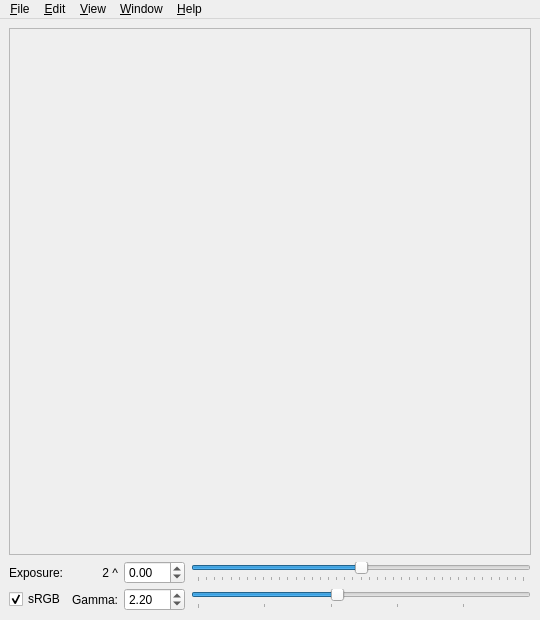
<?xml version="1.0" encoding="UTF-8"?>
<ui version="4.0">
 <class>MainWindow</class>
 <widget class="QMainWindow" name="MainWindow">
  <property name="geometry">
   <rect>
    <x>0</x>
    <y>0</y>
    <width>540</width>
    <height>620</height>
   </rect>
  </property>
  <property name="windowTitle">
   <string>QT4Image</string>
  </property>
  <property name="windowIcon">
   <iconset resource="../res/icons.qrc">
    <normaloff>:/icons/app-48x48.png</normaloff>:/icons/app-48x48.png</iconset>
  </property>
  <widget class="QWidget" name="centralwidget">
   <layout class="QVBoxLayout">
    <item>
     <widget class="QScrollArea" name="imgScrollFrame">
      <property name="frameShape">
       <enum>QFrame::StyledPanel</enum>
      </property>
      <property name="frameShadow">
       <enum>QFrame::Plain</enum>
      </property>
     </widget>
    </item>
    <item>
     <layout class="QGridLayout">
      <property name="horizontalSpacing">
       <number>6</number>
      </property>
      <property name="verticalSpacing">
       <number>4</number>
      </property>
      <item row="0" column="3">
       <widget class="QLabel" name="exponentLabel">
        <property name="layoutDirection">
         <enum>Qt::LeftToRight</enum>
        </property>
        <property name="text">
         <string>2 ^</string>
        </property>
        <property name="alignment">
         <set>Qt::AlignRight|Qt::AlignTrailing|Qt::AlignVCenter</set>
        </property>
       </widget>
      </item>
      <item row="0" column="5">
       <widget class="QSlider" name="exposureSlider">
        <property name="minimum">
         <number>-1000</number>
        </property>
        <property name="maximum">
         <number>1000</number>
        </property>
        <property name="singleStep">
         <number>5</number>
        </property>
        <property name="pageStep">
         <number>50</number>
        </property>
        <property name="orientation">
         <enum>Qt::Horizontal</enum>
        </property>
        <property name="tickPosition">
         <enum>QSlider::TicksBelow</enum>
        </property>
        <property name="tickInterval">
         <number>50</number>
        </property>
       </widget>
      </item>
      <item row="0" column="4">
       <widget class="QDoubleSpinBox" name="exposureSpinBox">
        <property name="accelerated">
         <bool>true</bool>
        </property>
        <property name="correctionMode">
         <enum>QAbstractSpinBox::CorrectToNearestValue</enum>
        </property>
        <property name="prefix">
         <string/>
        </property>
        <property name="suffix">
         <string/>
        </property>
        <property name="minimum">
         <double>-20.000000000000000</double>
        </property>
        <property name="maximum">
         <double>20.000000000000000</double>
        </property>
        <property name="singleStep">
         <double>0.020000000000000</double>
        </property>
       </widget>
      </item>
      <item row="1" column="4">
       <widget class="QDoubleSpinBox" name="gammaSpinBox">
        <property name="enabled">
         <bool>true</bool>
        </property>
        <property name="correctionMode">
         <enum>QAbstractSpinBox::CorrectToNearestValue</enum>
        </property>
        <property name="minimum">
         <double>0.100000000000000</double>
        </property>
        <property name="maximum">
         <double>5.000000000000000</double>
        </property>
        <property name="singleStep">
         <double>0.050000000000000</double>
        </property>
        <property name="value">
         <double>2.200000000000000</double>
        </property>
       </widget>
      </item>
      <item row="1" column="5">
       <widget class="QSlider" name="gammaSlider">
        <property name="enabled">
         <bool>true</bool>
        </property>
        <property name="minimum">
         <number>5</number>
        </property>
        <property name="maximum">
         <number>250</number>
        </property>
        <property name="singleStep">
         <number>5</number>
        </property>
        <property name="pageStep">
         <number>5</number>
        </property>
        <property name="value">
         <number>110</number>
        </property>
        <property name="orientation">
         <enum>Qt::Horizontal</enum>
        </property>
        <property name="tickPosition">
         <enum>QSlider::TicksBelow</enum>
        </property>
        <property name="tickInterval">
         <number>50</number>
        </property>
       </widget>
      </item>
      <item row="1" column="3">
       <widget class="QLabel" name="gammaLabel">
        <property name="enabled">
         <bool>true</bool>
        </property>
        <property name="layoutDirection">
         <enum>Qt::LeftToRight</enum>
        </property>
        <property name="text">
         <string>Gamma:</string>
        </property>
        <property name="alignment">
         <set>Qt::AlignRight|Qt::AlignTrailing|Qt::AlignVCenter</set>
        </property>
        <property name="buddy">
         <cstring>gammaSpinBox</cstring>
        </property>
       </widget>
      </item>
      <item row="1" column="2">
       <widget class="QCheckBox" name="srgbChk">
        <property name="text">
         <string>sRGB</string>
        </property>
        <property name="checked">
         <bool>true</bool>
        </property>
       </widget>
      </item>
      <item row="0" column="2">
       <widget class="QLabel" name="exposureLabel">
        <property name="text">
         <string>Exposure:</string>
        </property>
        <property name="buddy">
         <cstring>exposureSpinBox</cstring>
        </property>
       </widget>
      </item>
     </layout>
    </item>
   </layout>
  </widget>
  <widget class="QMenuBar" name="menubar">
   <property name="geometry">
    <rect>
     <x>0</x>
     <y>0</y>
     <width>540</width>
     <height>21</height>
    </rect>
   </property>
   <widget class="QMenu" name="menu_File">
    <property name="title">
     <string>&amp;File</string>
    </property>
    <widget class="QMenu" name="menuCompare">
     <property name="enabled">
      <bool>false</bool>
     </property>
     <property name="title">
      <string>Compare</string>
     </property>
     <addaction name="actionAbsDifference"/>
     <addaction name="actionAdd"/>
     <addaction name="actionDivide"/>
     <addaction name="actionRelError"/>
     <addaction name="actionPosNegDifference"/>
     <addaction name="actionPosNegRelError"/>
    </widget>
    <addaction name="action_Open"/>
    <addaction name="action_Close_window"/>
    <addaction name="separator"/>
    <addaction name="action_Save_as"/>
    <addaction name="separator"/>
    <addaction name="menuCompare"/>
    <addaction name="separator"/>
    <addaction name="actionE_xit"/>
   </widget>
   <widget class="QMenu" name="menu_Help">
    <property name="title">
     <string>&amp;Help</string>
    </property>
    <addaction name="action_About"/>
    <addaction name="actionAbout_Qt"/>
   </widget>
   <widget class="QMenu" name="menu_View">
    <property name="title">
     <string>&amp;View</string>
    </property>
    <addaction name="actionZoom_In"/>
    <addaction name="actionZoom_Out"/>
    <addaction name="action_Fit_on_Screen"/>
    <addaction name="action_Actual_Pixels"/>
    <addaction name="separator"/>
    <addaction name="action_Pixel_Info"/>
    <addaction name="action_Tone_mapping"/>
   </widget>
   <widget class="QMenu" name="menu_Window">
    <property name="title">
     <string>&amp;Window</string>
    </property>
    <addaction name="action_AdjustSize"/>
   </widget>
   <widget class="QMenu" name="menu_Edit">
    <property name="title">
     <string>&amp;Edit</string>
    </property>
    <addaction name="action_Copy"/>
   </widget>
   <addaction name="menu_File"/>
   <addaction name="menu_Edit"/>
   <addaction name="menu_View"/>
   <addaction name="menu_Window"/>
   <addaction name="menu_Help"/>
  </widget>
  <action name="action_Open">
   <property name="text">
    <string>&amp;Open...</string>
   </property>
   <property name="shortcut">
    <string>Ctrl+O</string>
   </property>
  </action>
  <action name="action_Save_as">
   <property name="enabled">
    <bool>false</bool>
   </property>
   <property name="text">
    <string>&amp;Save as...</string>
   </property>
   <property name="shortcut">
    <string>Ctrl+S</string>
   </property>
  </action>
  <action name="action_About">
   <property name="enabled">
    <bool>true</bool>
   </property>
   <property name="text">
    <string>&amp;About QT4Image</string>
   </property>
   <property name="menuRole">
    <enum>QAction::AboutRole</enum>
   </property>
  </action>
  <action name="actionE_xit">
   <property name="text">
    <string>E&amp;xit</string>
   </property>
   <property name="shortcut">
    <string>Esc</string>
   </property>
   <property name="menuRole">
    <enum>QAction::QuitRole</enum>
   </property>
  </action>
  <action name="actionZoom_In">
   <property name="enabled">
    <bool>false</bool>
   </property>
   <property name="text">
    <string>Zoom in</string>
   </property>
   <property name="shortcut">
    <string>Ctrl++</string>
   </property>
  </action>
  <action name="actionZoom_Out">
   <property name="enabled">
    <bool>false</bool>
   </property>
   <property name="text">
    <string>Zoom out</string>
   </property>
   <property name="shortcut">
    <string>Ctrl+-</string>
   </property>
  </action>
  <action name="action_Fit_on_Screen">
   <property name="checkable">
    <bool>true</bool>
   </property>
   <property name="enabled">
    <bool>false</bool>
   </property>
   <property name="text">
    <string>&amp;Fit on screen</string>
   </property>
   <property name="shortcut">
    <string>Ctrl+0</string>
   </property>
  </action>
  <action name="action_Actual_Pixels">
   <property name="enabled">
    <bool>false</bool>
   </property>
   <property name="text">
    <string>&amp;Actual pixels</string>
   </property>
   <property name="shortcut">
    <string>Ctrl+Alt+0</string>
   </property>
  </action>
  <action name="actionAbout_Qt">
   <property name="text">
    <string>About Qt</string>
   </property>
   <property name="menuRole">
    <enum>QAction::AboutQtRole</enum>
   </property>
  </action>
  <action name="action_Pixel_Info">
   <property name="checkable">
    <bool>true</bool>
   </property>
   <property name="enabled">
    <bool>false</bool>
   </property>
   <property name="text">
    <string>Pixel &amp;info</string>
   </property>
   <property name="shortcut">
    <string>F8</string>
   </property>
  </action>
  <action name="action_AdjustSize">
   <property name="enabled">
    <bool>false</bool>
   </property>
   <property name="text">
    <string>&amp;Adjust to image size</string>
   </property>
   <property name="shortcut">
    <string>Ctrl+L</string>
   </property>
  </action>
  <action name="actionAbsDifference">
   <property name="text">
    <string>Absolute difference with...</string>
   </property>
  </action>
  <action name="actionAdd">
   <property name="text">
    <string>Add with...</string>
   </property>
  </action>
  <action name="actionDivide">
   <property name="text">
    <string>Divide by...</string>
   </property>
  </action>
  <action name="actionRelError">
   <property name="text">
    <string>Relative error with...</string>
   </property>
  </action>
  <action name="actionPosNegDifference">
   <property name="text">
    <string>Positive/negative difference with...</string>
   </property>
  </action>
  <action name="actionPosNegRelError">
   <property name="text">
    <string>Positive/negative relative error with...</string>
   </property>
  </action>
  <action name="action_Close_window">
   <property name="text">
    <string>&amp;Close window</string>
   </property>
   <property name="shortcut">
    <string>Ctrl+W</string>
   </property>
  </action>
  <action name="action_Tone_mapping">
   <property name="checkable">
    <bool>true</bool>
   </property>
   <property name="enabled">
    <bool>false</bool>
   </property>
   <property name="text">
    <string>&amp;Tone mapping</string>
   </property>
   <property name="shortcut">
    <string>Ctrl+T</string>
   </property>
  </action>
  <action name="action_Copy">
   <property name="enabled">
    <bool>false</bool>
   </property>
   <property name="text">
    <string>&amp;Copy</string>
   </property>
   <property name="shortcut">
    <string>Ctrl+C</string>
   </property>
  </action>
 </widget>
 <tabstops>
  <tabstop>exposureSpinBox</tabstop>
  <tabstop>exposureSlider</tabstop>
  <tabstop>gammaSpinBox</tabstop>
  <tabstop>gammaSlider</tabstop>
 </tabstops>
 <resources>
  <include location="../res/icons.qrc"/>
 </resources>
 <connections/>
</ui>
